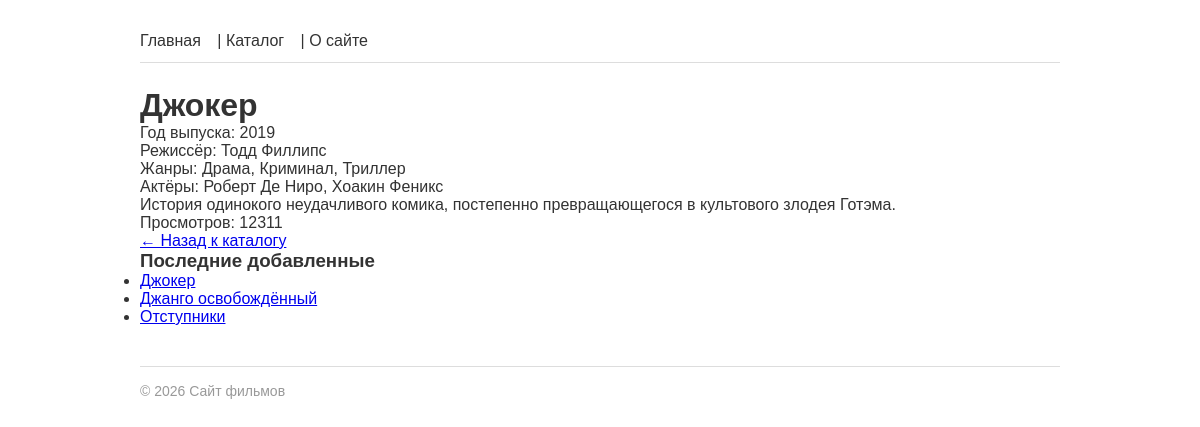
The page /films/dzhoker/ on the database its author committed.
### films/models.py (models this page shows, shortened)
class Film(models.Model):
    title = models.CharField(max_length=200, verbose_name='Название')
    year = models.PositiveIntegerField(validators=[validate_film_year], verbose_name='Год выпуска')
    description = models.TextField(blank=True, verbose_name='Описание')
    rating = models.DecimalField(max_digits=3, decimal_places=1, default=0.0, verbose_name='Рейтинг')
    slug = models.SlugField(max_length=200, unique=True, blank=True)
    created_at = models.DateTimeField(auto_now_add=True, verbose_name='Дата добавления')
    director = models.ForeignKey(
        'Director', on_delete=models.SET_NULL, null=True, blank=True,
        related_name='films', verbose_name='Режиссёр'
    )
    genres = models.ManyToManyField('Genre', blank=True, related_name='films', verbose_name='Жанры')
    actors = models.ManyToManyField('Actor', blank=True, related_name='films', verbose_name='Актёры')
    objects = FilmManager()
    class Meta:
        ordering = ['-year']
        verbose_name = 'Фильм'
        verbose_name_plural = 'Фильмы'
    def get_absolute_url(self):
        return reverse('films:film_detail', kwargs={'slug': self.slug})

class Director(models.Model):
    name = models.CharField(max_length=200, verbose_name='Имя')
    bio = models.TextField(blank=True, verbose_name='Биография')
    photo = models.ImageField(upload_to='directors/', blank=True, verbose_name='Фото')
    slug = models.SlugField(max_length=200, unique=True, blank=True)
    class Meta:
        ordering = ['name']
        verbose_name = 'Режиссёр'
        verbose_name_plural = 'Режиссёры'

class Genre(models.Model):
    name = models.CharField(max_length=100, unique=True, verbose_name='Название')
    slug = models.SlugField(max_length=100, unique=True)
    class Meta:
        ordering = ['name']
        verbose_name = 'Жанр'
        verbose_name_plural = 'Жанры'

class Actor(models.Model):
    name = models.CharField(max_length=200, verbose_name='Имя')
    photo = models.ImageField(
        upload_to='actors/',
        blank=True,
        verbose_name='Фото'
    )
    class Meta:
        ordering = ['name']
        verbose_name = 'Актёр'
        verbose_name_plural = 'Актёры'

class FilmStats(models.Model):
    film = models.OneToOneField(
        Film,
        on_delete=models.CASCADE,
        related_name='stats',
        verbose_name='Фильм'
    )
    views_count = models.PositiveIntegerField(default=0, verbose_name='Просмотры')
    likes_count = models.PositiveIntegerField(default=0, verbose_name='Лайки')
    class Meta:
        verbose_name = 'Статистика фильма'
        verbose_name_plural = 'Статистика фильмов'

### films/views.py (the view)
# urls.py: path('films/<slug:slug>/', views.film_detail, name='film_detail'),
def film_detail(request, slug):
    film = get_object_or_404(
        Film.objects.select_related('director').prefetch_related('genres', 'actors'),
        slug=slug
    )
    FilmStats.objects.filter(film=film).update(views_count=F('views_count') + 1)
    return render(request, 'films/film_detail.html', {'film': film})

### films/models.py (called while the page is built)
    def recent(self, count=5):
        return self.order_by('-created_at')[:count]

### films/templatetags/film_tags.py (called while the page is built)
@register.simple_tag
def current_year():
    return datetime.date.today().year

@register.inclusion_tag('films/includes/latest_films.html')
def latest_films(count=3):
    films = Film.objects.recent(count)
    return {'films': films}

### films/templates/films/film_detail.html (shortened to what this page needs)
{% extends 'base.html' %}
{% block content %}
    <h1>{{ film.title }}</h1>
    <p>Год выпуска: {{ film.year }}</p>
    {% if film.director %}
        <p>Режиссёр: {{ film.director.name }}</p>
    {% endif %}
    {% if film.genres.all %}
        <p>Жанры:
            {% for genre in film.genres.all %}
                {{ genre.name }}{% if not forloop.last %}, {% endif %}
            {% endfor %}
        </p>
    {% endif %}
    {% if film.actors.all %}
        <p>Актёры:
            {% for actor in film.actors.all %}
                {{ actor.name }}{% if not forloop.last %}, {% endif %}
            {% endfor %}
        </p>
    {% endif %}
    <p>{{ film.description|default:"Описание отсутствует." }}</p>
    {% if film.stats %}
        <p>Просмотров: {{ film.stats.views_count }}</p>
    {% endif %}
    <a href="{% url 'films:film_list' %}">← Назад к каталогу</a>
{% endblock %}

### films/templates/films/includes/latest_films.html
{% load film_tags %}
<div class="latest-films">
    <h3>Последние добавленные</h3>
    <ul>
    {% for film in films %}
        <li><a href="{{ film.get_absolute_url }}">{{ film.title }}</a></li>
    {% empty %}
        <li>Фильмов пока нет.</li>
    {% endfor %}
    </ul>
</div>

### static/css/base.css (style rules this page uses)
* { box-sizing: border-box; margin: 0; padding: 0; }
body { font-family: Arial, sans-serif; max-width: 960px; margin: 0 auto; padding: 20px; color: #333; }

### rows shown on the page
Film: title "Джокер", year "2019", director.name "Тодд Филлипс", description "История одинокого неудачливого комика, постепенно превращающегося в культового злодея Готэма.", stats.views_count "12311"
Genre: name "Драма"
Genre: name "Криминал"
Genre: name "Триллер"
Actor: name "Роберт Де Ниро"
Actor: name "Хоакин Феникс"
Film: title "Джанго освобождённый"
Film: title "Отступники"
